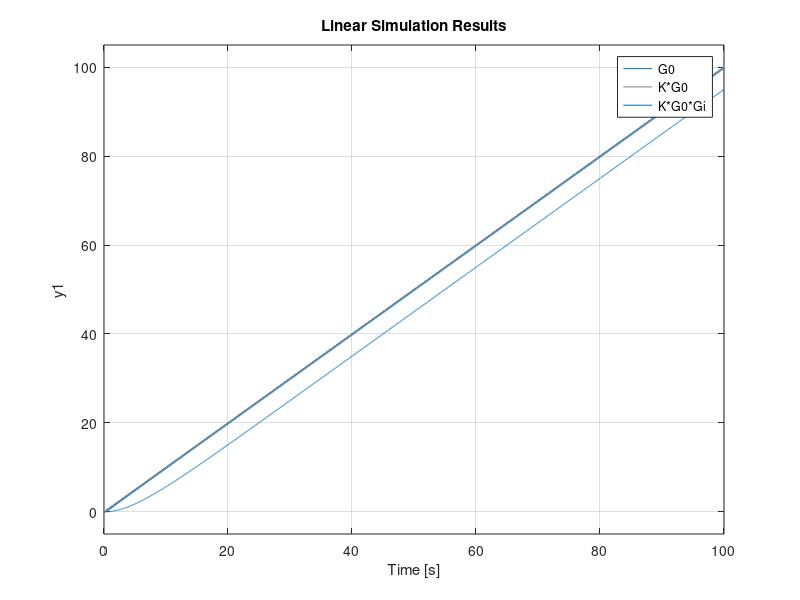

Source code (MATLAB):
clc
clear

s = tf('s');
G0 = 1/(s*(s+5))

% pri sinteza so GMK sekogash prvo se nagoduva PREODEN odziv, a potoa
% STACIONAREN

rlocus(G0)

ceta = 0.592;
wn = 50;

sgrid(ceta, wn)
ylim([-7, 7])

K_dobieno = 17.8

% za da C = 0.592 potrebno e K da bide 17.8, a pritoa se dobivaat
% dominantni polovi s12 = -2.5 +- j3.4

%%
clc

Kv = dcgain(s*K_dobieno*G0)
e_stac = 1/Kv

% za presmetanata vrednost na K = 17.8 se dobiva ev(inf) = 28%, shto e
% mnogu pogolema od baranata vrednost od ev(inf) = 2%

e_stac_posakuvano = 0.02

e_stac_dobieno = 5/K_dobieno

gain_needed = e_stac_dobieno/e_stac_posakuvano

%% gain_needed e vsushnost potrebniot odnos z/p na kompenzatorot

z_p = gain_needed

z = 0.1; % proizvolna vrednost vo blizina na Im-oskata
p = z * 1/(z_p);

Gi = (s+z)/(s+p);

rlocus(G0)
hold on;
rlocus(G0*Gi)
sgrid(0.592, 50)
ylim([-7, 7])

%% Proverka
clc

Kv_new = dcgain(s*K_dobieno*G0*Gi)
e_stac_new = 1/Kv_new

%% Sporedba na odzivi
K = 17.8
G0 = 1/(s*(s+5));
Gi = (s+z)/(s+p)

t = 0:0.01:100;

lsim(feedback(G0, 1), t, t);
hold on;
lsim(feedback(K*G0, 1), t, t);
hold on;
lsim(feedback(K*G0*Gi, 1), t, t);
legend('G0', 'K*G0', 'K*G0*Gi')
